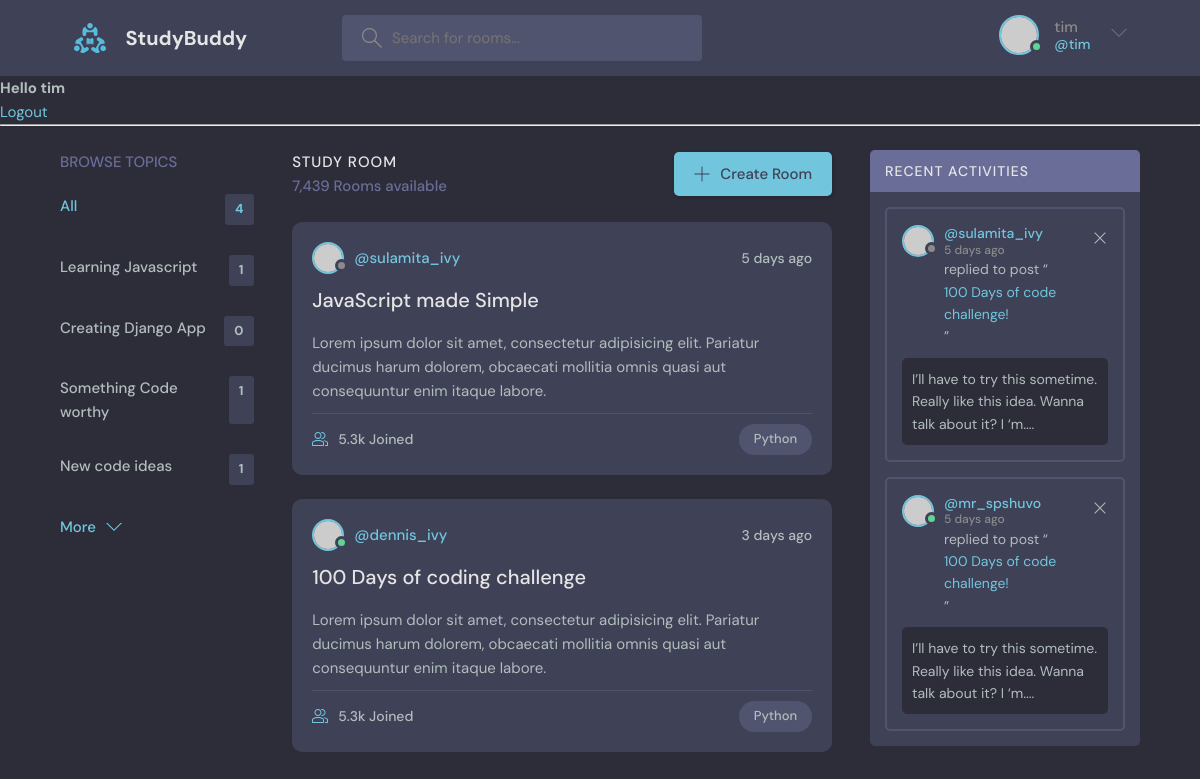
Screenshot of / (signed in) with the database file from the repository.
### baseApp/models.py (models this page shows, shortened)
class Topic(models.Model):
    name = models.CharField(max_length=200)

### baseApp/views.py (the view)
# urls.py: path('', views.home, name="home"),
def home(request):
    q = request.GET.get('q') if request.GET.get('q') != None else ''
    rooms = Room.objects.filter(
        Q(topic__name__icontains=q) |
        Q(name__icontains=q) |
        Q(description__contains=q)
        ) #objects is used to query database table, Q is imported from db.models, allows searching by multiple parameters
    topics = Topic.objects.all()
    room_count = rooms.count()
    room_messages = Message.objects.filter(Q(room__topic__name__icontains=q)) #filter activity feed based on search function on topics
    context = {'rooms': rooms, 'topics': topics, 'room_count':room_count, 'room_messages':room_messages} # key is variable used in for loop, pair is list
    return render(request, 'baseApp/home.html', context) # passing context in makes it available in home.html

### baseApp/templates/baseApp/home.html (shortened to what this page needs)
{% extends 'main.html' %}
{% block content %}
<main class="layout layout--3">
  <div class="container">
    {% include 'baseApp/topics_component.html' %}
    <div class="roomList">
      <div class="roomList__header">
        <div>
          <h2>Study Room</h2>
          <p>7,439 Rooms available</p>
        </div>
        <a class="btn btn--main" href="create-room.html">
          <svg version="1.1" xmlns="http://www.w3.org/2000/svg" width="32" height="32" viewBox="0 0 32 32">
            <title>add</title>
            <path
              d="M16.943 0.943h-1.885v14.115h-14.115v1.885h14.115v14.115h1.885v-14.115h14.115v-1.885h-14.115v-14.115z"
            ></path>
          </svg>
          Create Room
        </a>
      </div>
      <div class="roomListRoom">
        <div class="roomListRoom__header">
          <a href="profile.html" class="roomListRoom__author">
            <div class="avatar avatar--small">
              <img src="https://randomuser.me/api/portraits/women/11.jpg" />
            </div>
            <span>@sulamita_ivy</span>
          </a>
          <div class="roomListRoom__actions">
            <span>5 days ago</span>
          </div>
        </div>
        <div class="roomListRoom__content">
          <a href="room.html">JavaScript made Simple</a>
          <p>
            Lorem ipsum dolor sit amet, consectetur adipisicing elit. Pariatur ducimus harum dolorem, obcaecati
            mollitia omnis quasi aut consequuntur enim itaque labore.
          </p>
        </div>
        <div class="roomListRoom__meta">
          <a href="room.html" class="roomListRoom__joined">
            5.3k Joined
          </a>
          <p class="roomListRoom__topic">Python</p>
        </div>
      </div>
      <div class="roomListRoom">
        <div class="roomListRoom__header">
          <a href="profile.html" class="roomListRoom__author">
            <div class="avatar avatar--small active">
              <img src="https://randomuser.me/api/portraits/men/11.jpg" />
            </div>
            <span>@dennis_ivy</span>
          </a>
          <div class="roomListRoom__actions">
            <span>3 days ago</span>
          </div>
        </div>
        <div class="roomListRoom__content">
          <a href="room.html">100 Days of coding challenge</a>
          <p>
            Lorem ipsum dolor sit amet, consectetur adipisicing elit. Pariatur ducimus harum dolorem, obcaecati
            mollitia omnis quasi aut consequuntur enim itaque labore.
          </p>
        </div>
        <div class="roomListRoom__meta">
          <a class="roomListRoom__joined">
            5.3k Joined
          </a>
          <p class="roomListRoom__topic">Python</p>
        </div>
      </div>
    </div>
    <div class="activities">
      <div class="activities__header">
        <h2>Recent Activities</h2>
      </div>
      <div class="activities__box">
        <div class="activities__boxHeader roomListRoom__header">
          <a href="profile.html" class="roomListRoom__author">
            <div class="avatar avatar--small">
              <img src="https://randomuser.me/api/portraits/women/11.jpg" />
            </div>
            <p>
              @sulamita_ivy
              <span>5 days ago</span>
            </p>
          </a>
          <div class="roomListRoom__actions">
            <a href="#">
              <svg version="1.1" xmlns="http://www.w3.org/2000/svg" width="32" height="32" viewBox="0 0 32 32">
                <title>remove</title>
                <path
                  d="M27.314 6.019l-1.333-1.333-9.98 9.981-9.981-9.981-1.333 1.333 9.981 9.981-9.981 9.98 1.333 1.333 9.981-9.98 9.98 9.98 1.333-1.333-9.98-9.98 9.98-9.981z"
                ></path>
              </svg>
            </a>
          </div>
        </div>
        <div class="activities__boxContent">
          <p>replied to post “<a href="room.html">100 Days of code challenge!</a>”</p>
          <div class="activities__boxRoomContent">
            I’ll have to try this sometime. Really like this idea. Wanna talk about it? I ‘m....
          </div>
        </div>
      </div>
      <div class="activities__box">
        <div class="activities__boxHeader roomListRoom__header">
          <a href="profile.html" class="roomListRoom__author">
            <div class="avatar avatar--small active">
              <img src="https://randomuser.me/api/portraits/men/13.jpg" />
            </div>
            <p>
              @mr_spshuvo
              <span>5 days ago</span>
            </p>
          </a>
          <div class="roomListRoom__actions">
            <a href="#">
              <svg version="1.1" xmlns="http://www.w3.org/2000/svg" width="32" height="32" viewBox="0 0 32 32">
                <title>remove</title>
                <path
                  d="M27.314 6.019l-1.333-1.333-9.98 9.981-9.981-9.981-1.333 1.333 9.981 9.981-9.981 9.98 1.333 1.333 9.981-9.98 9.98 9.98 1.333-1.333-9.98-9.98 9.98-9.981z"
                ></path>
              </svg>
            </a>
          </div>
        </div>
        <div class="activities__boxContent">
          <p>replied to post “<a href="room.html">100 Days of code challenge!</a>”</p>
          <div class="activities__boxRoomContent">
            I’ll have to try this sometime. Really like this idea. Wanna talk about it? I ‘m....
          </div>
        </div>
      </div>
    </div>
  </div>
</main>
{% endblock content %}

### templates/navbar.html (shortened to what this page needs)
{% load static %}
<header class="header header--loggedIn">
    <div class="container">
      <a href="{% url 'home' %}" class="header__logo">
        <img src="{% static 'images/logo.svg' %}" />
        <h1>StudyBuddy</h1>
      </a>
      <form class="header__search" method="get" action="{% url 'home' %}">
        <label>
          <input name='q' type='text' placeholder="Search for rooms..." />
        </label>
      </form>
      <nav class="header__menu">
        {% if request.user.is_authenticated %}
        <div class="header__user">
          <a href="profile.html">
            <div class="avatar avatar--medium active">
              <img src="https://randomuser.me/api/portraits/men/37.jpg" />
            </div>
            <p>{{request.user.username}}<span>@{{request.user.username}}</span></p>
          </a>
          <button class="dropdown-button">
            <svg version="1.1" xmlns="http://www.w3.org/2000/svg" width="32" height="32" viewBox="0 0 32 32">
              <title>chevron-down</title>
              <path d="M16 21l-13-13h-3l16 16 16-16h-3l-13 13z"></path>
            </svg>
          </button>
        </div>
        {% else %}
         <a href="{% url 'login' %}">
          <img src="{% static 'images/avatar.svg' %}" />
          <p>Login</p>
        </a>
        {% endif %}
      </nav>
    </div>
  </header>
{% if request.user.is_authenticated %}
<h3>Hello {{user}}</h3>
<a href="{% url 'logout' %}">Logout</a>
{% else %}
<a href="{% url 'login' %}">Login</a>
{% endif %}
<hr>

### baseApp/templates/baseApp/topics_component.html
<div class="topics">
    <div class="topics__header">
      <h2>Browse Topics</h2>
    </div>
    <ul class="topics__list">
      <li>
        <a href="{% url 'home' %}" class="active">All <span>{{topics.count}}</span></a>
      </li>
      {% for topic in topics %}
      <li>
        <a href="{% url 'home' %}?q={{topic.name}}">{{topic.name}}<span>{{topic.room_set.all.count}}</span></a>
      </li>
      {% endfor %}
    </ul>
    <a class="btn btn--link" href="topics.html">
      More
      <svg version="1.1" xmlns="http://www.w3.org/2000/svg" width="32" height="32" viewBox="0 0 32 32">
        <title>chevron-down</title>
        <path d="M16 21l-13-13h-3l16 16 16-16h-3l-13 13z"></path>
      </svg>
    </a>
  </div>

### rows the page displays
Topic: name "Learning Javascript", room_set.all.count "1"
Topic: name "Creating Django App", room_set.all.count "0"
Topic: name "Something Code worthy", room_set.all.count "1"
Topic: name "New code ideas", room_set.all.count "1"

### other values shown
{{ request.user.username }} "tim"
{{ user }} "tim"
{{ topics.count }} "4"
